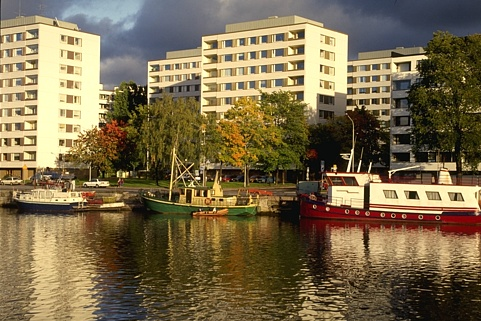
%> input picture train_images_P1/amsterdam.jpg, 481 x 321 px
$ octave evalDemo.m   (GNU Octave 9; MATLAB toolbox functions it lacks are replaced by stand-ins)
%> lines starting %> are read from the running program, lines starting %| are printed output that depends on the picture
### edgeEval/edgeEval.m
function [f precision recall] = edgeEval(E, groundTruth)

E = double(E);
accP = zeros(size(E));
maxDist = 0.0075;
sumR = 0;
cntR = 0;
for i = 1:length(groundTruth)
    % compute the correspondence
    [match1,match2] = correspondPixels(E, double(groundTruth{i}.Boundaries), maxDist);
    % accumulate machine matches
    accP = accP | match1;
    % compute recall
    sumR = sumR + sum(groundTruth{i}.Boundaries(:));
    cntR = cntR + sum(match2(:)>0);
end

sumP = sum(E(:));
cntP = sum(accP(:));
precision = cntP / sumP;
recall = cntR / sumR;
f = 2*precision*recall / (precision+recall);

### edgeEval/evalDemo.m
%% Evaluation demo

I = imread('../train_images_P1/amsterdam.jpg');
%> I is the input picture: size 321x481x3 uint8; mean R, G, B 122.2, 106.8, 75.3
I_bi = rgb2gray(I);
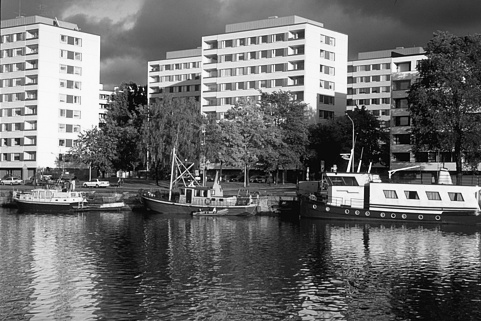
%> I_bi: size 321x481 uint8; min 0, max 252, mean 107.8
E = edge(I_bi, 'canny');
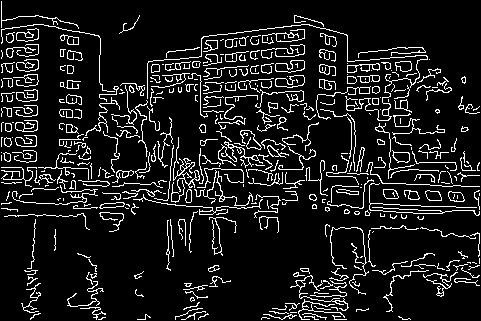
%> E: size 321x481 logical; 10.7% white in thin lines or dots
load('../ground_truth_P1/101085.mat');

[f precision recall] = edgeEval(E, groundTruth)
%> in edgeEval, `E = double(E);`: E: size 321x481 double; values 0 (black) and 1 (white), 10.7% white in thin lines or dots
%> the run ends on the next line
